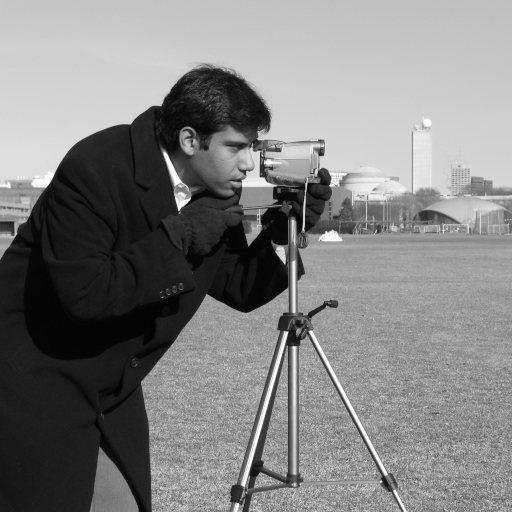
#> input picture skimage.data.camera(), 512 x 512 px
$ jupyter execute 5a-ImageBasics.ipynb   (shell and % lines are left out)
#> lines starting #> are read from the running program, lines starting #| are printed output that depends on the picture; after the words box and inside, x2 and y2 are one past the last pixel; in counts of white or black regions, pixels touching at a corner belong together; long printed decimals are rounded
#  Deep Learning and Image Recognition

## Image Processing Basics

### Read,  Display and Edit images, Plot Histograms

[cell 1]
#import libraries
import numpy as np
import skimage
from skimage import data, io, filters, color, exposure
import matplotlib.pyplot as plt

#print the versions of packages
print ('numpy version:', np.__version__)
print ('scikit-image version:', skimage.__version__)

## Setup

[cell 2]
#Default value for color map is "jet", change to gray
plt.rcParams["image.cmap"] = "gray"
#change default nterpolation tp nearest
plt.rcParams["image.interpolation"] = "nearest"

#reusable function to display images
def show_images(images,titles=None):
    """Display a list of images"""
    n_ims = len(images)
    if titles is None: titles = ['(%d)' % i for i in range(1,n_ims + 1)]
    fig = plt.figure()
    n = 1
    for image,title in zip(images,titles):
        a = fig.add_subplot(1,n_ims,n) # Make subplot
        if image.ndim == 2: # Is image grayscale?
            plt.gray() # Only place in this blog you can't replace 'gray' with 'grey'
        plt.imshow(image)
        a.set_title(title)
        n += 1
    fig.set_size_inches(np.array(fig.get_size_inches()) * n_ims)
    plt.show()

### Generate an Image

[cell 3]
#A grayscale image is just a 2D array
gray_image = np.random.rand(500, 500)
print(gray_image)
from matplotlib import pyplot as plt, cm
plt.imshow(gray_image, cmap=cm.gray, interpolation='nearest')
plt.title('Random grayscale image')

[cell 4]
# Create an image (10 x 10 pixels)
rgb_image = np.zeros(shape=(10,10,3),dtype=np.uint8) # <- unsigned 8 bit int

#print(rgb_image)
rgb_image[:,:,0] = 0 # Set red value for all pixels
rgb_image[:,:,1] = 0 # Set green value for all pixels
rgb_image[:,:,2] = 0   # Set blue value for all pixels

print(rgb_image)

plt.imshow(rgb_image)
plt.title('Red plus Green equals...')

### Display Images

[cell 5]
#use an existing image from the scikit dataset
camera = data.camera()
#> camera is the input picture: shape (512, 512); min 0, max 255, mean 129.1

#display the image through a plot
plt.imshow(camera)

#print out type and shape of the image
type(camera), camera.dtype, camera.shape,

[cell 6]
#use an existing image from the scikit dataset
chelsea = data.chelsea()
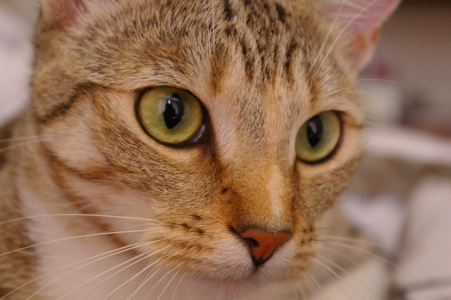
#> input picture skimage.data.chelsea(), 451 x 300 px
#> chelsea is the input picture: shape (300, 451, 3); mean R, G, B 147.7, 111.4, 86.8

#display the image through a plot
plt.imshow(chelsea)

#print out type and shape of the image
type(chelsea), chelsea.dtype, chelsea.shape,

### Image Statistics

[cell 7]
#statistical info
print(camera.min(), camera.max(), camera.mean())
#| 0 255 129.061
print(chelsea.min(), chelsea.max(), chelsea.mean())
#| 0 231 115.305

[cell 8]
# Get the value of the pixel on the 200th row and 20th column

#single intensity value for gray scale
print ("Value of pixel(200,20) for Camera", camera[200, 20])
#| Value of pixel(200,20) for Camera 158

#RGB intensity values for color
print ("Value of pixel(200,20) for Chelsea", chelsea[200, 20])
#| Value of pixel(200,20) for Chelsea [133  97  73]

### Histograms

[cell 9]
#plot histogram of intensities manually
values, bins = np.histogram(camera,bins=np.arange(256))
#> values = 255 values, max 4957 at index 27, min 1 at index 0, mean 1028; bins = 256 values from 0 to 255
fig, ax1 = plt.subplots(figsize=(6, 4))
ax1.plot(bins[:-1], values, lw=2, c='k')
ax1.set_xlim(right=256)
ax1.set_yticks([0, 400])
ax1.set_title('Camera Histogram', fontsize=15)
plt.show()
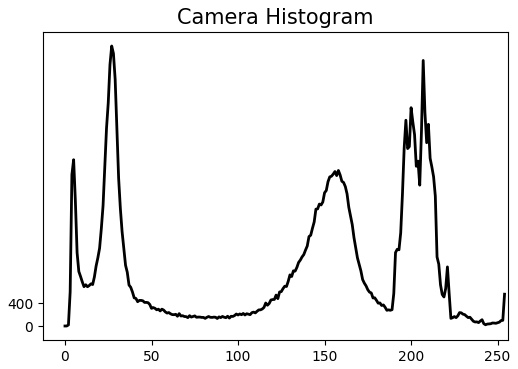
#> figure drawn by matplotlib, 1 panel; curve peaks at x = 27, y = 4957

[cell 10]
#plot histogram of intensities using Skimage API
hist, bin_centers = exposure.histogram(camera)
#> hist = 256 values, max 4957 at index 27, min 1 at index 0, mean 1024; bin_centers = 256 values from 0 to 255
plt.fill_between(bin_centers, hist)
plt.title("Camera Histogram")
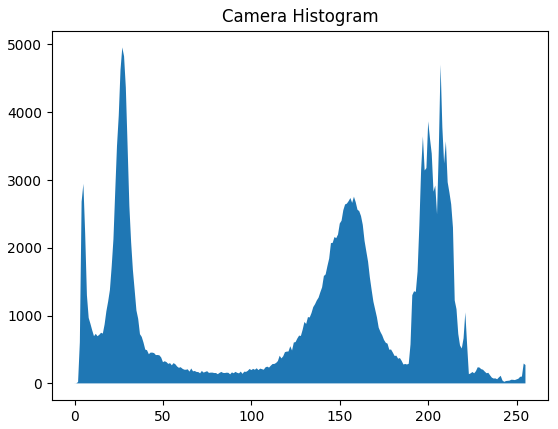
#> figure drawn by matplotlib, 1 panel

For color pictures, we will plot a histogram for each color channel in a single plot. Instead of using `plt.hist`, use `plt.plot` or `plt.fill_between` in combination with `histogram` from `skimage.exposure`.

[cell 11]
for col, channel in zip('rgb', np.rollaxis(chelsea, axis=-1)):
    hist, bin_centers = exposure.histogram(channel)
    plt.fill_between(bin_centers, hist, color=col, alpha=0.4)
#> this loop made 3 passes
#> col on passes 1 to 3: 'r', 'g', 'b'
plt.title('Chelsea Histogram', fontsize=15)

## Process Image

[cell 12]
# Set to black the pixel on the 3rd row and 10th column
camera[3, 10] = 0
#> camera: shape (512, 512); under 0.01% of pixels changed, all inside (x1, y1, x2, y2) = (10, 3, 11, 4)

### Slicing

[cell 13]
# Set to black the top 20 lines
camera[:20] = 0
# Set to white the bottom 40 lines
camera[480:520] = 255
plt.imshow(camera)

### Masking

**Indexing with masks of booleans**

[cell 14]
mask = camera < 80
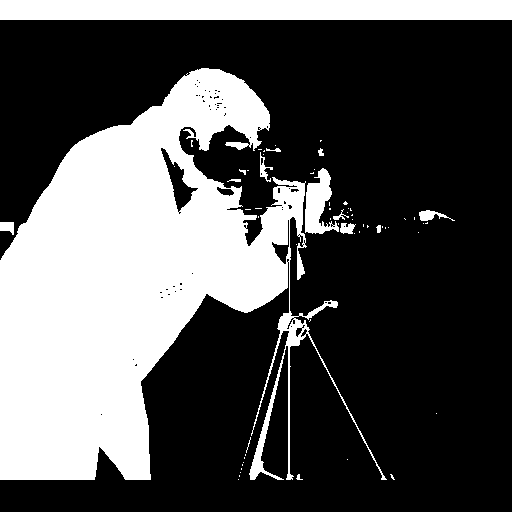
#> mask: shape (512, 512) bool; 33% white; 63 white regions (49 under 20 px), largest, box (x1, y1, x2, y2) and area: (0, 68, 387, 480) 73976, (0, 0, 512, 20) 10240, (305, 168, 339, 234) 1232
print(mask)
#> (printed output is left out)
# Set to "white" (255) pixels where mask is True
camera[mask] = 255
plt.imshow(camera)

**Indexing with sets of indices**

[cell 15]
#draw lines
inds_r = np.arange(len(camera))
#> inds_r = 512 values from 0 to 511
inds_c = 4 * inds_r % len(camera)
#> inds_c = 512 values, max 508 at index 127, min 0 at index 0, mean 254
camera[inds_r, inds_c] = 255
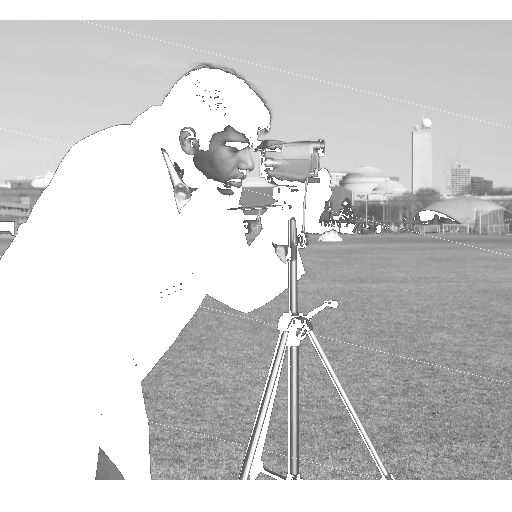
#> camera: shape (512, 512); min 80, max 255, mean 206.4
plt.imshow(camera)

[cell 16]
nrows, ncols = camera.shape
#> nrows = 512; ncols = 512
row, col = np.ogrid[:nrows, :ncols]
#> row = 512 values from 0 to 511
cnt_row, cnt_col = nrows / 2, ncols / 2
#> cnt_row = 256; cnt_col = 256
outer_disk_mask = ((row - cnt_row)**2 + (col - cnt_col)**2 > (nrows / 2)**2)
camera[outer_disk_mask] = 0
plt.imshow(camera)

## Basic Color Image Processing

[cell 17]
#read image from disk
filename = 'images/mandrill.png'
mandrill = io.imread(filename)
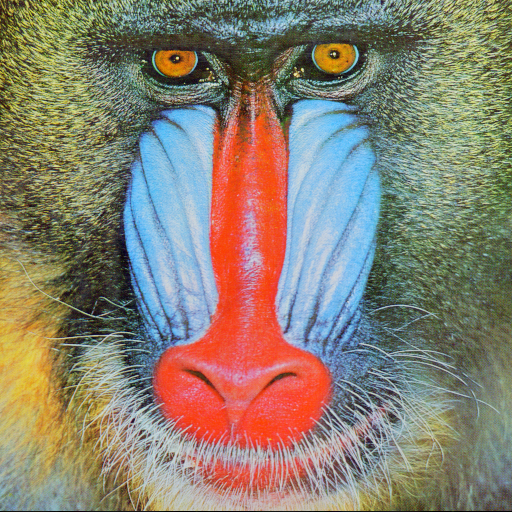
#> input picture 37011/classwork/session05/images/mandrill.png, 512 x 512 px
#> mandrill is the input picture: shape (512, 512, 3); mean R, G, B 137.4, 128.9, 113.1
plt.imshow(mandrill)

[cell 18]
type(mandrill), mandrill.shape

[cell 19]
#plot histogram
for col, channel in zip('rgb', np.rollaxis(mandrill, axis=-1)):
    hist, bin_centers = exposure.histogram(channel)
    plt.fill_between(bin_centers, hist, color=col, alpha=0.3)

NumPy indexing makes separating out each color layer of an image easy. The slicing operator ':' can be used to access all values of a specified dimension while a tuple is used to requests a subset. In order to view a particular color in isolation, we an set the other two values to 0 with these conventions.

[cell 20]
red, green, blue = mandrill.copy(), mandrill.copy(), mandrill.copy()
red[:,:,(1,2)] = 0
green[:,:,(0,2)] = 0
blue[:,:,(0,1)] = 0
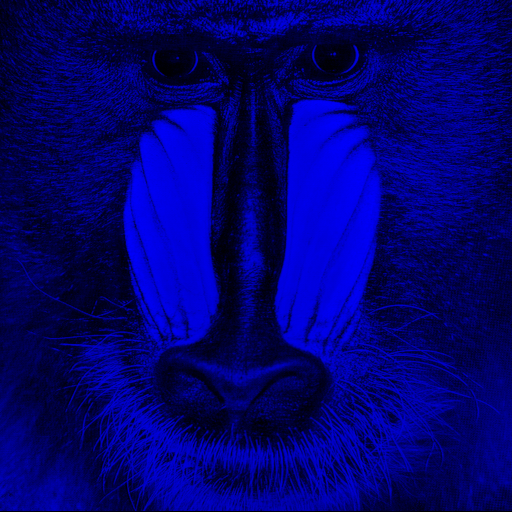
#> blue: shape (512, 512, 3); mean R, G, B 0, 0, 113.1

show_images(images=[red, green, blue], titles=['Red Intensity', 'Green Intensity', 'Blue Intensity'])
#> in show_images, `n_ims = len(images)`: n_ims = 3
#> the loop in show_images, `for image,title in zip(images,titles):` made 3 passes
#> after the loop in show_images, `for image,title in zip(images,titles):`: n = 4
print ('Note: lighter areas correspond to higher intensities\n')

[cell 21]
#Method 2
red_image = np.zeros_like(mandrill)
green_image = np.zeros_like(mandrill)
blue_image = np.zeros_like(mandrill)

red_image[:, :, 0] = mandrill[:, :, 0]
green_image[:, :, 1] = mandrill[:, :, 1]
blue_image[:, :, 2] = mandrill[:, :, 2]
#show_images(images=[red_image, green_image, blue_image], titles=['Red Intensity', 'Green Intensity', 'Blue Intensity'])

### Color image to Gray scale

[cell 22]
#convert image to grey scale and display
mandrill_gray = color.rgb2gray(mandrill)
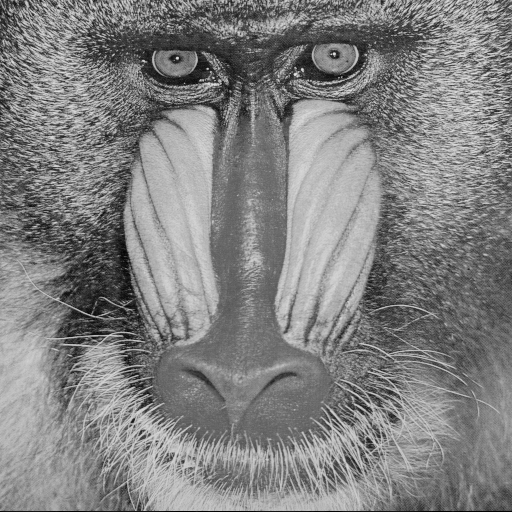
#> mandrill_gray: shape (512, 512) float64; min 0, max 0.912, mean 0.508
plt.imshow(mandrill_gray)

[cell 23]
#plot histogram of intensities using Skimage API
hist, bin_centers = exposure.histogram(mandrill_gray)
#> hist = 256 values, max 2381 at index 119, min 0 at index 250, mean 1024; bin_centers = 256 values from 0.00178 to 0.91
plt.fill_between(bin_centers, hist)
plt.title("Mandrill Histogram")

[cell 24]
from skimage.exposure import equalize_hist

mandrill_equalized = equalize_hist(mandrill_gray)
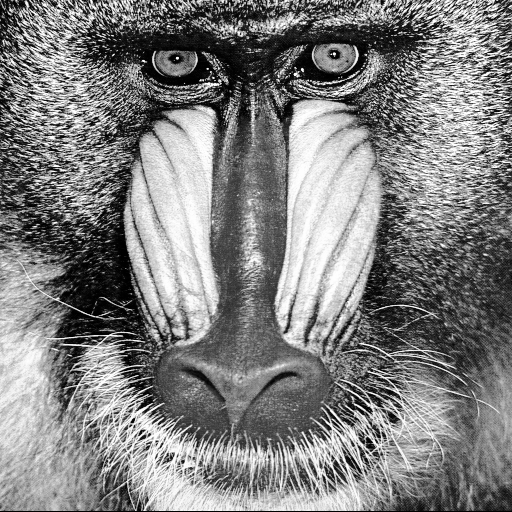
#> mandrill_equalized: shape (512, 512) float64; min 0.000156, max 1, mean 0.503

show_images(images=[mandrill_gray,mandrill_equalized],
            titles=["Grayscale","Histogram Equalized"])
#> the loop in show_images (call 2), `for image,title in zip(images,titles):` made 2 passes
#> (title, n) on passes 1 to 2: ('Grayscale', 2), ('Histogram Equalized', 3)

[cell 25]
#plot histogram of intensities using Skimage API
hist, bin_centers = exposure.histogram(mandrill_equalized)
#> hist = 256 values, max 1134 at index 255, min 921 at index 64, mean 1024; bin_centers = 256 values from 0.00211 to 0.998
plt.fill_between(bin_centers, hist)
plt.title("Mandrill Equalized")

### Excercise

1) Add two red patches under each eye of the mandrill under its eyes
Hint: In a color image the pixel values should be [R,G,B]

2) Plot the color histogram again. What difference do you observe ?

[cell 26]
#read image from disk
filename = 'images/mandrill.png'
mandrill = io.imread(filename)
mandrill[80:100,140:200,:] = [255, 0, 0]
mandrill[80:100,300:360,:] = [255, 0, 0]
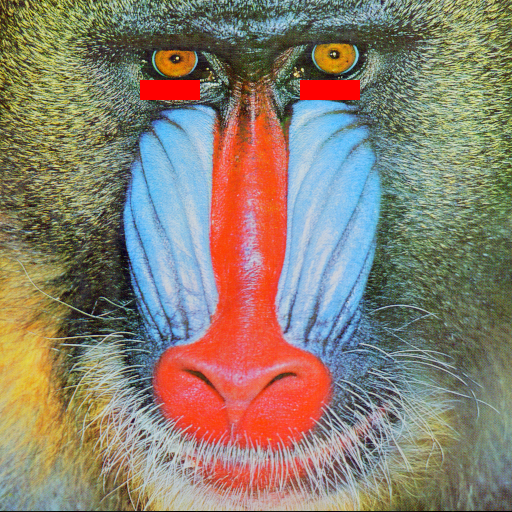
#> mandrill: shape (512, 512, 3); mean R, G, B 138.8, 127.8, 112.2
plt.imshow(mandrill)

[cell 27]
#plot histogram
for col, channel in zip('rgb', np.rollaxis(mandrill, axis=-1)):
    hist, bin_centers = exposure.histogram(channel)
    plt.fill_between(bin_centers, hist, color=col, alpha=0.3)
